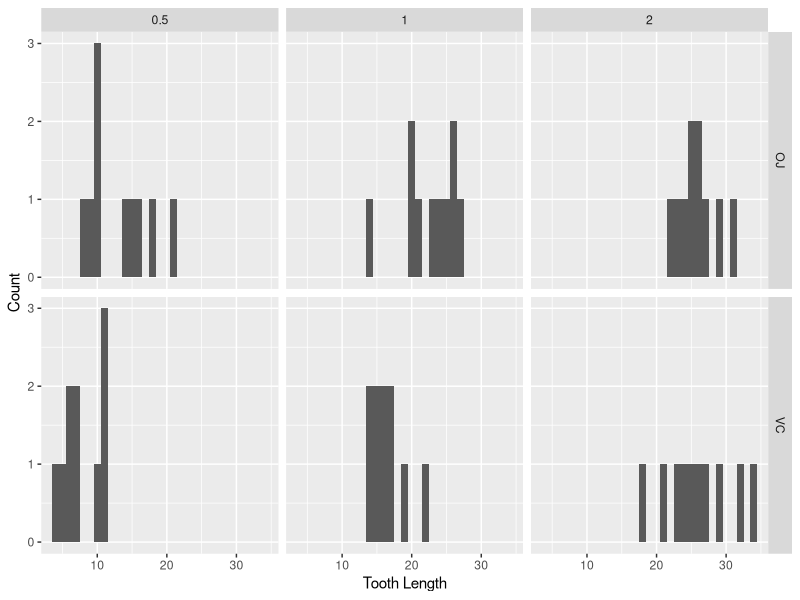

The R source for this figure:
## ---- chunk 1
library("datasets")
library("dplyr", warn.conflicts = FALSE)
library("ggplot2")
## ---- chunk 2
data(ToothGrowth)
ToothGrowth$dose <- factor(ToothGrowth$dose)
str(ToothGrowth)
## ---- chunk 3
ggplot(ToothGrowth, aes(x = len)) +
    facet_grid(supp ~ dose) +
    geom_histogram(binwidth = 1) +
    labs(x = "Tooth Length", y = "Count")
## ---- chunk 4
t.test(filter(ToothGrowth, supp == "OJ")$len,
       filter(ToothGrowth, supp == "VC")$len,
       alternative = "two.sided", var.equal = FALSE, 
       conf.level = 0.95)
## ---- chunk 5
t.test(filter(ToothGrowth, dose == "1")$len,
       filter(ToothGrowth, dose == "0.5")$len,
       alternative = "greater", var.equal = FALSE, 
       conf.level = 0.95)

t.test(filter(ToothGrowth, dose == "2")$len,
       filter(ToothGrowth, dose == "1")$len,
       alternative = "greater", var.equal = FALSE, 
       conf.level = 0.95)
